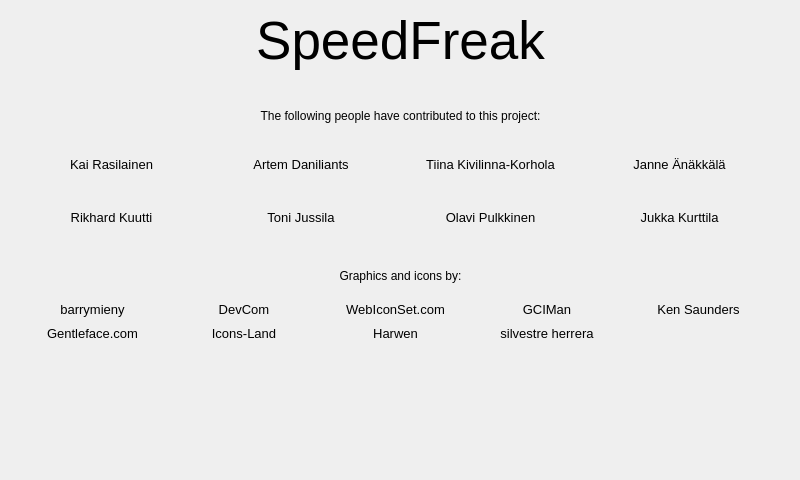
<?xml version="1.0" encoding="UTF-8"?>
<ui version="4.0">
 <class>CreditsDialog</class>
 <widget class="QDialog" name="CreditsDialog">
  <property name="geometry">
   <rect>
    <x>0</x>
    <y>0</y>
    <width>800</width>
    <height>480</height>
   </rect>
  </property>
  <property name="windowTitle">
   <string>Dialog</string>
  </property>
  <widget class="QLabel" name="label">
   <property name="geometry">
    <rect>
     <x>20</x>
     <y>10</y>
     <width>761</width>
     <height>61</height>
    </rect>
   </property>
   <property name="font">
    <font>
     <pointsize>40</pointsize>
    </font>
   </property>
   <property name="text">
    <string>SpeedFreak</string>
   </property>
   <property name="alignment">
    <set>Qt::AlignCenter</set>
   </property>
  </widget>
  <widget class="QLabel" name="label_10">
   <property name="geometry">
    <rect>
     <x>70</x>
     <y>90</y>
     <width>661</width>
     <height>51</height>
    </rect>
   </property>
   <property name="text">
    <string>The following people have contributed to this project:</string>
   </property>
   <property name="alignment">
    <set>Qt::AlignCenter</set>
   </property>
  </widget>
  <widget class="QLabel" name="label_11">
   <property name="geometry">
    <rect>
     <x>70</x>
     <y>250</y>
     <width>661</width>
     <height>51</height>
    </rect>
   </property>
   <property name="text">
    <string>Graphics and icons by:</string>
   </property>
   <property name="alignment">
    <set>Qt::AlignCenter</set>
   </property>
  </widget>
  <widget class="QWidget" name="layoutWidget">
   <property name="geometry">
    <rect>
     <x>20</x>
     <y>140</y>
     <width>751</width>
     <height>101</height>
    </rect>
   </property>
   <layout class="QGridLayout" name="gridLayout">
    <item row="0" column="0">
     <widget class="QLabel" name="label_2">
      <property name="font">
       <font>
        <pointsize>10</pointsize>
       </font>
      </property>
      <property name="text">
       <string>Kai Rasilainen</string>
      </property>
      <property name="alignment">
       <set>Qt::AlignCenter</set>
      </property>
     </widget>
    </item>
    <item row="0" column="1">
     <widget class="QLabel" name="label_6">
      <property name="font">
       <font>
        <pointsize>10</pointsize>
       </font>
      </property>
      <property name="text">
       <string>Artem Daniliants</string>
      </property>
      <property name="alignment">
       <set>Qt::AlignCenter</set>
      </property>
     </widget>
    </item>
    <item row="0" column="2">
     <widget class="QLabel" name="label_8">
      <property name="font">
       <font>
        <pointsize>10</pointsize>
       </font>
      </property>
      <property name="text">
       <string>Tiina Kivilinna-Korhola</string>
      </property>
      <property name="alignment">
       <set>Qt::AlignCenter</set>
      </property>
     </widget>
    </item>
    <item row="0" column="3">
     <widget class="QLabel" name="label_5">
      <property name="font">
       <font>
        <pointsize>10</pointsize>
       </font>
      </property>
      <property name="text">
       <string>Janne Änäkkälä</string>
      </property>
      <property name="alignment">
       <set>Qt::AlignCenter</set>
      </property>
     </widget>
    </item>
    <item row="1" column="0">
     <widget class="QLabel" name="label_3">
      <property name="font">
       <font>
        <pointsize>10</pointsize>
       </font>
      </property>
      <property name="text">
       <string>Rikhard Kuutti</string>
      </property>
      <property name="alignment">
       <set>Qt::AlignCenter</set>
      </property>
     </widget>
    </item>
    <item row="1" column="1">
     <widget class="QLabel" name="label_7">
      <property name="font">
       <font>
        <pointsize>10</pointsize>
       </font>
      </property>
      <property name="text">
       <string>Toni Jussila</string>
      </property>
      <property name="alignment">
       <set>Qt::AlignCenter</set>
      </property>
     </widget>
    </item>
    <item row="1" column="2">
     <widget class="QLabel" name="label_9">
      <property name="font">
       <font>
        <pointsize>10</pointsize>
       </font>
      </property>
      <property name="text">
       <string>Olavi Pulkkinen</string>
      </property>
      <property name="alignment">
       <set>Qt::AlignCenter</set>
      </property>
     </widget>
    </item>
    <item row="1" column="3">
     <widget class="QLabel" name="label_4">
      <property name="font">
       <font>
        <pointsize>10</pointsize>
       </font>
      </property>
      <property name="text">
       <string>Jukka Kurttila</string>
      </property>
      <property name="alignment">
       <set>Qt::AlignCenter</set>
      </property>
     </widget>
    </item>
   </layout>
  </widget>
  <widget class="QWidget" name="layoutWidget">
   <property name="geometry">
    <rect>
     <x>20</x>
     <y>300</y>
     <width>751</width>
     <height>42</height>
    </rect>
   </property>
   <layout class="QGridLayout" name="gridLayout_2">
    <item row="0" column="0">
     <widget class="QLabel" name="label_17">
      <property name="font">
       <font>
        <pointsize>10</pointsize>
       </font>
      </property>
      <property name="text">
       <string>barrymieny</string>
      </property>
      <property name="alignment">
       <set>Qt::AlignCenter</set>
      </property>
     </widget>
    </item>
    <item row="0" column="2">
     <widget class="QLabel" name="label_16">
      <property name="font">
       <font>
        <pointsize>10</pointsize>
       </font>
      </property>
      <property name="text">
       <string>WebIconSet.com</string>
      </property>
      <property name="alignment">
       <set>Qt::AlignCenter</set>
      </property>
     </widget>
    </item>
    <item row="0" column="3">
     <widget class="QLabel" name="label_15">
      <property name="font">
       <font>
        <pointsize>10</pointsize>
       </font>
      </property>
      <property name="text">
       <string>GCIMan</string>
      </property>
      <property name="alignment">
       <set>Qt::AlignCenter</set>
      </property>
     </widget>
    </item>
    <item row="1" column="0">
     <widget class="QLabel" name="label_18">
      <property name="font">
       <font>
        <pointsize>10</pointsize>
       </font>
      </property>
      <property name="text">
       <string>Gentleface.com</string>
      </property>
      <property name="alignment">
       <set>Qt::AlignCenter</set>
      </property>
     </widget>
    </item>
    <item row="1" column="2">
     <widget class="QLabel" name="label_19">
      <property name="font">
       <font>
        <pointsize>10</pointsize>
       </font>
      </property>
      <property name="text">
       <string>Harwen</string>
      </property>
      <property name="alignment">
       <set>Qt::AlignCenter</set>
      </property>
     </widget>
    </item>
    <item row="1" column="3">
     <widget class="QLabel" name="label_20">
      <property name="font">
       <font>
        <pointsize>10</pointsize>
       </font>
      </property>
      <property name="text">
       <string>silvestre herrera</string>
      </property>
      <property name="alignment">
       <set>Qt::AlignCenter</set>
      </property>
     </widget>
    </item>
    <item row="0" column="1">
     <widget class="QLabel" name="label_21">
      <property name="font">
       <font>
        <pointsize>10</pointsize>
       </font>
      </property>
      <property name="text">
       <string>DevCom</string>
      </property>
      <property name="alignment">
       <set>Qt::AlignCenter</set>
      </property>
     </widget>
    </item>
    <item row="1" column="1">
     <widget class="QLabel" name="label_22">
      <property name="font">
       <font>
        <pointsize>10</pointsize>
       </font>
      </property>
      <property name="text">
       <string>Icons-Land</string>
      </property>
      <property name="alignment">
       <set>Qt::AlignCenter</set>
      </property>
     </widget>
    </item>
    <item row="0" column="4">
     <widget class="QLabel" name="label_23">
      <property name="font">
       <font>
        <pointsize>10</pointsize>
       </font>
      </property>
      <property name="text">
       <string>Ken Saunders</string>
      </property>
      <property name="alignment">
       <set>Qt::AlignCenter</set>
      </property>
     </widget>
    </item>
   </layout>
  </widget>
 </widget>
 <resources/>
 <connections/>
</ui>
